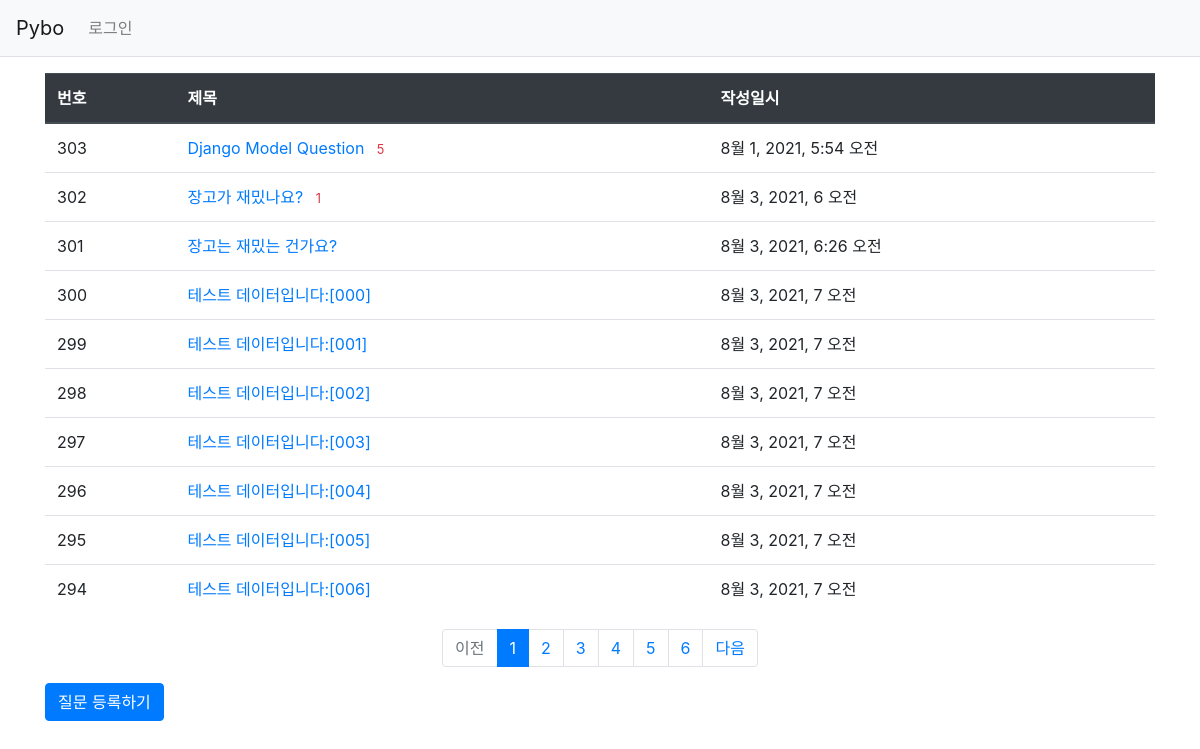
Screenshot of /pybo/ with the database file from the repository.
### pybo/models.py (models this page shows, shortened)
class Question(models.Model):
    subject = models.CharField(max_length=200)
    content = models.TextField()
    create_date = models.DateTimeField()

### pybo/views.py (the view)
# urls.py: path('', views.index, name='index'),  # '/' 에 해당되는 path
def index(request):
    page = request.GET.get('page', '1')  # 페이지
    question_list = Question.objects.order_by('create_date')
    paginator = Paginator(question_list, 10)  # 페이지당 10개씩 보여주기
    page_obj = paginator.get_page(page)
    context = {'question_list': page_obj}
    return render(request, 'pybo/question_list.html', context)

### pybo/templatetags/pybo_filter.py (called while the page is built)
@register.filter
def sub(value, arg):
    return value - arg

### templates/pybo/question_list.html
{% extends 'base.html' %}
{% load pybo_filter %}
{% block content %}
<div class="container my-3">
    <table class="table">
        <thead>
        <tr class="thead-dark">
            <th>번호</th>
            <th>제목</th>
            <th>작성일시</th>
        </tr>
        </thead>
        <tbody>
        {% if question_list %}
        {% for question in question_list %}
        <tr>
            <td>
                {{ question_list.paginator.count|sub:question_list.start_index|sub:forloop.counter0|add:1 }}
            </td>
            <td>
                <a href="{% url 'pybo:detail' question.id %}">{{ question.subject }}</a>
                {% if question.answer_set.count > 0 %}
                <span class="text-danger small ml-2">{{ question.answer_set.count }}</span>
                {% endif %}
            </td>
            <td>{{ question.create_date }}</td>
        </tr>
        {% endfor %}
        {% else %}
        <tr>
            <td colspan="3">질문이 없습니다.</td>
        </tr>
        {% endif %}
        </tbody>
    </table>
    <ul class="pagination justify-content-center">
        {% if question_list.has_previous %}
        <li class="page-item">
            <a class="page-link" href="?page={{ question_list.previous_page_number }}">이전</a>
        </li>
        {% else %}
        <li class="page-item disabled">
            <a class="page-link" tabindex="-1" aria-disabled="true" href="#">이전</a>
        </li>
        {% endif %}
        {% for page_number in question_list.paginator.page_range %}
        {% if page_number >= question_list.number|add:-5 and page_number <= question_list.number|add:5 %}
            {% if page_number == question_list.number %}
            <li class="page-item active" aria-current="page">
                <a class="page-link" href="?page={{ page_number }}">{{ page_number }}</a>
            </li>
            {% else %}
            <li class="page-item">
                <a class="page-link" href="?page={{ page_number }}">{{ page_number }}</a>
            </li>
            {% endif %}
        {% endif %}
        {% endfor %}
        {% if question_list.has_next %}
        <li class="page-item">
            <a class="page-link" href="?page={{ question_list.next_page_number }}">다음</a>
        </li>
        {% else %}
        <li class="page-item disabled">
            <a class="page-link" tabindex="-1" aria-disabled="true" href="#">다음</a>
        </li>
        {% endif %}
    </ul>
    <a href="{% url 'pybo:question_create' %}" class="btn btn-primary">질문 등록하기</a>
</div>
{% endblock %}

### templates/base.html (shortened to what this page needs)
{% load static %}
<!doctype html>
<html lang="ko">
<head>
    <link rel="stylesheet" type="text/css" href="{% static 'bootstrap.min.css' %}">
    <link rel="stylesheet" type="text/css" href="{% static 'style.css' %}">
</head>
<body>
{% include "navbar.html" %}
{% block content %}
{% endblock %}
</body>
</html>

### templates/navbar.html (shortened to what this page needs)
<nav class="navbar navbar-expand-lg navbar-light bg-light border-bottom">
    <a class="navbar-brand" href="{% url 'pybo:index' %}">Pybo</a>
    <div class="collapse navbar-collapse flex-grow-0" id="navbarNav">
        <ul class="navbar-nav">
            <li class="nav-item">
                {% if user.is_authenticated %}
                <a class="nav-link" href="{% url 'common:logout' %}">{{ user.username }} (로그아웃)</a>
                {% else %}
                <a class="nav-link" href="{% url 'common:login' %}">로그인</a>
                {% endif %}
            </li>
        </ul>
    </div>
</nav>

### rows the page displays
Question: paginator.count|sub "303", subject "Django Model Question", answer_set.count "5", create_date "8월 1, 2021, 5:54 오전"
Question: paginator.count|sub "302", subject "장고가 재밌나요?", answer_set.count "1", create_date "8월 3, 2021, 6 오전"
Question: paginator.count|sub "301", subject "장고는 재밌는 건가요?", create_date "8월 3, 2021, 6:26 오전"
Question: paginator.count|sub "300", subject "테스트 데이터입니다:[000]", create_date "8월 3, 2021, 7 오전"
Question: paginator.count|sub "299", subject "테스트 데이터입니다:[001]", create_date "8월 3, 2021, 7 오전"
Question: paginator.count|sub "298", subject "테스트 데이터입니다:[002]", create_date "8월 3, 2021, 7 오전"
Question: paginator.count|sub "297", subject "테스트 데이터입니다:[003]", create_date "8월 3, 2021, 7 오전"
Question: paginator.count|sub "296", subject "테스트 데이터입니다:[004]", create_date "8월 3, 2021, 7 오전"
Question: paginator.count|sub "295", subject "테스트 데이터입니다:[005]", create_date "8월 3, 2021, 7 오전"
Question: paginator.count|sub "294", subject "테스트 데이터입니다:[006]", create_date "8월 3, 2021, 7 오전"

### other values shown
{{ page_number }} "1"
{{ page_number }} "2" "3" "4" "5" "6"
